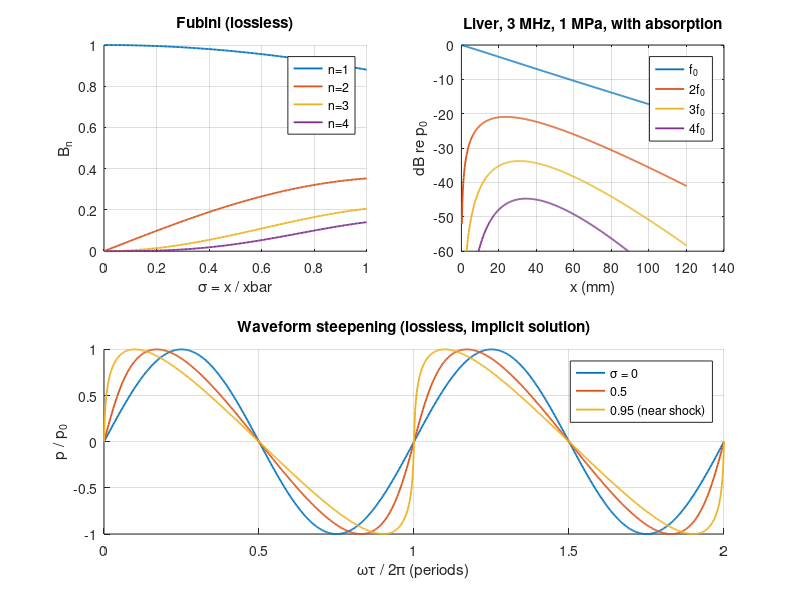

MATLAB code for this plot:
%% m15_fubini_harmonics.m
% Purpose : plane-wave nonlinear propagation. Shock distance xbar = rho c^3/(beta omega p0),
%           Fubini harmonics B_n = 2 J_n(n sigma)/(n sigma), and a coupled-harmonic solution of
%           the Burgers equation with power-law absorption (Haran & Cook style):
%             dB_n/dsigma = (n/4) sum_{k=1}^{n-1} B_k B_{n-k} - (n/2) sum_{k>=1} B_k B_{k+n} - alpha_n xbar B_n
%           where p/p0 = sum B_n sin(n omega tau), sigma = x/xbar.
% Change  : medium table, p0, f0, number of harmonics N.
% Expect  : water (B/A 5.0) 3 MHz 1 MPa: xbar = 49.2 mm; liver (B/A 7.0) 49.1 mm; fat (B/A 10) 25.6 mm
%           Fubini at sigma = 0.5: B2 = 0.230 (B2/B1 = -12.5 dB); ODE lossless matches to 1e-4
%           liver with absorption (Gamma = 1.06): B2 peaks near 24 mm (23.6) at -20.9 dB re p0
% Runtime : about 3 s.
clear; close all; rng(1);

%% Media: rho (kg/m^3), c (m/s), alpha0 (dB/cm/MHz^y), y, B/A
names = {'water 20 C', 'blood', 'liver', 'muscle', 'fat'};
M = [ 998 1482 0.0022 2.0  5.0;
     1060 1584 0.15   1.2  6.1;
     1060 1578 0.5    1.1  7.0;
     1050 1580 1.0    1.1  7.4;
      950 1450 0.6    1.0 10.0];
f0 = 3e6; p0 = 1e6; dBperNp = 20*log10(exp(1));
fprintf('%-11s  beta   xbar(mm)  Mach eps   alpha(f0) Np/m   Gamma = 1/(alpha xbar)\n', 'medium');
for i = 1:numel(names)
  rho = M(i,1); c = M(i,2); beta = 1 + M(i,5)/2;
  xbar = rho*c^3/(beta*2*pi*f0*p0);
  alpha = M(i,3)*(f0/1e6)^M(i,4)/dBperNp*100;
  fprintf('%-11s  %4.2f   %6.1f    %.2e      %7.2f          %6.2f\n', names{i}, beta, xbar*1e3, p0/(rho*c)/c, alpha, 1/(alpha*xbar));
end

%% Fubini versus the coupled-harmonic ODE (lossless), RK4
N = 40;                                  % harmonics kept
nn = (1:N)';
fub = @(n, s) 2*besselj(n, n*s)./(n*s);
s1 = @(cc) [0; cc(1:N-1)];               % sum_{k=1}^{n-1} B_k B_{n-k}  from conv(B,B)
s2 = @(r) [r(N-1:-1:1); 0];              % sum_k B_k B_{k+n}           from conv(B,flipud(B))
dBds = @(B, att) (nn/4).*s1(conv(B, B)) - (nn/2).*s2(conv(B, flipud(B))) - att.*B;
B = [1; zeros(N-1,1)]; h = 0.0025; att0 = zeros(N,1); sig = 0;
for k = 1:round(0.9/h)
  k1 = dBds(B, att0); k2 = dBds(B + h/2*k1, att0); k3 = dBds(B + h/2*k2, att0); k4 = dBds(B + h*k3, att0);
  B = B + h/6*(k1 + 2*k2 + 2*k3 + k4); sig = sig + h;
  if abs(sig - 0.5) < h/2, B05 = B; end
end
fprintf('\nLossless check (N = %d):   B1       B2       B3\n', N);
fprintf(' Fubini  sigma = 0.5   %.4f   %.4f   %.4f\n', fub(1,0.5), fub(2,0.5), fub(3,0.5));
fprintf(' ODE     sigma = 0.5   %.4f   %.4f   %.4f\n', B05(1), B05(2), B05(3));
fprintf(' Fubini  sigma = 0.9   %.4f   %.4f   %.4f\n', fub(1,0.9), fub(2,0.9), fub(3,0.9));
fprintf(' ODE     sigma = 0.9   %.4f   %.4f   %.4f\n', B(1), B(2), B(3));
fprintf(' small sigma: B2 ~ sigma/2 ; at sigma = 0.1: Fubini %.4f\n', fub(2, 0.1));

%% Liver with power-law absorption: split step (exact absorption, RK4 nonlinearity)
N = 60; nn = (1:N)';
s1 = @(cc) [0; cc(1:N-1)]; s2 = @(r) [r(N-1:-1:1); 0];
dBnl = @(B) (nn/4).*s1(conv(B, B)) - (nn/2).*s2(conv(B, flipud(B)));
rho = 1060; c = 1578; a0 = 0.5; y = 1.1; beta = 1 + 7.0/2;
xbar = rho*c^3/(beta*2*pi*f0*p0);
alphan = a0*(nn*f0/1e6).^y/dBperNp*100;          % Np/m for each harmonic
xmax = 0.12; h = 0.005; ns = round(xmax/xbar/h); hx = xmax/ns; hs = hx/xbar;
E = exp(-alphan*hx/2);                            % half-step absorption factor
B = [1; zeros(N-1,1)]; X = (0:ns)*hx; H = zeros(4, ns+1); H(:,1) = B(1:4);
for k = 1:ns
  B = E.*B;
  k1 = dBnl(B); k2 = dBnl(B + hs/2*k1); k3 = dBnl(B + hs/2*k2); k4 = dBnl(B + hs*k3);
  B = B + hs/6*(k1 + 2*k2 + 2*k3 + k4);
  B = E.*B; H(:,k+1) = B(1:4);
end
[b2max, im] = max(abs(H(2,:)));
fprintf('\nLiver, 3 MHz, 1 MPa: xbar = %.1f mm, Gamma = %.2f\n', xbar*1e3, 1/(a0*3^y/dBperNp*100*xbar));
fprintf(' x (mm)   B1 (dB re p0)   B2 (dB re p0)   B2/B1 (dB)\n');
for xm = [10 25 50 75 100]
  [~, j] = min(abs(X - xm/1e3));
  fprintf(' %5.0f      %6.1f          %6.1f         %6.1f\n', xm, 20*log10(abs(H(1,j))), 20*log10(abs(H(2,j))), 20*log10(abs(H(2,j)/H(1,j))));
end
fprintf(' B2 maximum %.1f dB re p0 at x = %.1f mm\n', 20*log10(b2max), X(im)*1e3);

%% Figures
figure('Position', [60 60 900 600]);
subplot(2,2,1); ss = linspace(1e-3, 1, 200); hold on;
for n = 1:4, plot(ss, fub(n, ss), 'LineWidth', 1.3); end
xlabel('\sigma = x / xbar'); ylabel('B_n'); legend('n=1','n=2','n=3','n=4'); grid on; title('Fubini (lossless)');
subplot(2,2,2); plot(X*1e3, 20*log10(abs(H')), 'LineWidth', 1.3); ylim([-60 0]);
xlabel('x (mm)'); ylabel('dB re p_0'); legend('f_0','2f_0','3f_0','4f_0'); grid on; title('Liver, 3 MHz, 1 MPa, with absorption');
subplot(2,1,2); th = linspace(0, 4*pi, 800); hold on;
for sg = [0 0.5 0.95]
  % implicit Poisson solution P = sin(theta + sigma P), by fixed-point iteration (converges for sigma < 1)
  P = sin(th); for it = 1:200, P = sin(th + sg*P); end
  plot(th/(2*pi), P, 'LineWidth', 1.3);
end
xlabel('\omega\tau / 2\pi (periods)'); ylabel('p / p_0'); legend('\sigma = 0', '0.5', '0.95 (near shock)'); grid on;
title('Waveform steepening (lossless, implicit solution)');
